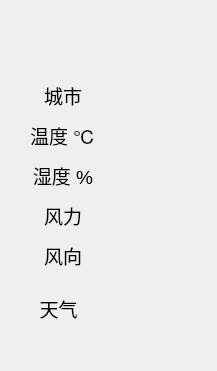
<?xml version="1.0" encoding="UTF-8"?>
<ui version="4.0">
 <class>WeatherInfo</class>
 <widget class="QWidget" name="WeatherInfo">
  <property name="geometry">
   <rect>
    <x>0</x>
    <y>0</y>
    <width>217</width>
    <height>371</height>
   </rect>
  </property>
  <property name="sizePolicy">
   <sizepolicy hsizetype="Minimum" vsizetype="Minimum">
    <horstretch>0</horstretch>
    <verstretch>0</verstretch>
   </sizepolicy>
  </property>
  <property name="font">
   <font>
    <pointsize>14</pointsize>
   </font>
  </property>
  <property name="windowTitle">
   <string>Form</string>
  </property>
  <layout class="QGridLayout" name="gridLayout_4">
   <item row="4" column="0">
    <layout class="QGridLayout" name="gridLayout_3">
     <item row="0" column="0">
      <widget class="QWidget" name="widget_8" native="true">
       <layout class="QGridLayout" name="gridLayout_2">
        <item row="0" column="0">
         <widget class="QLabel" name="label_11">
          <property name="text">
           <string>天气</string>
          </property>
          <property name="alignment">
           <set>Qt::AlignCenter</set>
          </property>
         </widget>
        </item>
        <item row="1" column="0">
         <widget class="QLabel" name="info_label">
          <property name="text">
           <string/>
          </property>
          <property name="alignment">
           <set>Qt::AlignCenter</set>
          </property>
         </widget>
        </item>
       </layout>
      </widget>
     </item>
     <item row="0" column="1">
      <widget class="QLabel" name="info_pic_label">
       <property name="text">
        <string/>
       </property>
       <property name="alignment">
        <set>Qt::AlignCenter</set>
       </property>
      </widget>
     </item>
    </layout>
   </item>
   <item row="1" column="0">
    <widget class="QLabel" name="date_label">
     <property name="text">
      <string/>
     </property>
     <property name="alignment">
      <set>Qt::AlignCenter</set>
     </property>
    </widget>
   </item>
   <item row="3" column="0">
    <widget class="QWidget" name="widget_2" native="true">
     <layout class="QGridLayout" name="gridLayout">
      <property name="verticalSpacing">
       <number>11</number>
      </property>
      <item row="3" column="0">
       <widget class="QLabel" name="label_6">
        <property name="sizePolicy">
         <sizepolicy hsizetype="Minimum" vsizetype="Minimum">
          <horstretch>0</horstretch>
          <verstretch>0</verstretch>
         </sizepolicy>
        </property>
        <property name="text">
         <string>温度 ℃</string>
        </property>
        <property name="alignment">
         <set>Qt::AlignCenter</set>
        </property>
       </widget>
      </item>
      <item row="5" column="2">
       <widget class="QLabel" name="windpow_label">
        <property name="text">
         <string/>
        </property>
        <property name="alignment">
         <set>Qt::AlignCenter</set>
        </property>
       </widget>
      </item>
      <item row="4" column="0">
       <widget class="QLabel" name="label_7">
        <property name="sizePolicy">
         <sizepolicy hsizetype="Minimum" vsizetype="Minimum">
          <horstretch>0</horstretch>
          <verstretch>0</verstretch>
         </sizepolicy>
        </property>
        <property name="text">
         <string>湿度 %</string>
        </property>
        <property name="alignment">
         <set>Qt::AlignCenter</set>
        </property>
       </widget>
      </item>
      <item row="6" column="2">
       <widget class="QLabel" name="winddir_label">
        <property name="text">
         <string/>
        </property>
        <property name="alignment">
         <set>Qt::AlignCenter</set>
        </property>
       </widget>
      </item>
      <item row="6" column="0">
       <widget class="QLabel" name="label_4">
        <property name="sizePolicy">
         <sizepolicy hsizetype="Minimum" vsizetype="Minimum">
          <horstretch>0</horstretch>
          <verstretch>0</verstretch>
         </sizepolicy>
        </property>
        <property name="text">
         <string>风向</string>
        </property>
        <property name="alignment">
         <set>Qt::AlignCenter</set>
        </property>
       </widget>
      </item>
      <item row="5" column="0">
       <widget class="QLabel" name="label_9">
        <property name="sizePolicy">
         <sizepolicy hsizetype="Minimum" vsizetype="Minimum">
          <horstretch>0</horstretch>
          <verstretch>0</verstretch>
         </sizepolicy>
        </property>
        <property name="text">
         <string>风力</string>
        </property>
        <property name="alignment">
         <set>Qt::AlignCenter</set>
        </property>
       </widget>
      </item>
      <item row="2" column="2">
       <widget class="QLabel" name="city_label">
        <property name="text">
         <string/>
        </property>
        <property name="alignment">
         <set>Qt::AlignCenter</set>
        </property>
       </widget>
      </item>
      <item row="4" column="2">
       <widget class="QLabel" name="humidity_label">
        <property name="text">
         <string/>
        </property>
        <property name="alignment">
         <set>Qt::AlignCenter</set>
        </property>
       </widget>
      </item>
      <item row="2" column="0">
       <widget class="QLabel" name="label_2">
        <property name="sizePolicy">
         <sizepolicy hsizetype="Minimum" vsizetype="Minimum">
          <horstretch>0</horstretch>
          <verstretch>0</verstretch>
         </sizepolicy>
        </property>
        <property name="text">
         <string>城市</string>
        </property>
        <property name="alignment">
         <set>Qt::AlignCenter</set>
        </property>
       </widget>
      </item>
      <item row="3" column="2">
       <widget class="QLabel" name="temper_label">
        <property name="text">
         <string/>
        </property>
        <property name="alignment">
         <set>Qt::AlignCenter</set>
        </property>
       </widget>
      </item>
     </layout>
    </widget>
   </item>
   <item row="2" column="0">
    <widget class="QLabel" name="time_label">
     <property name="text">
      <string/>
     </property>
     <property name="alignment">
      <set>Qt::AlignCenter</set>
     </property>
    </widget>
   </item>
  </layout>
 </widget>
 <resources/>
 <connections/>
</ui>
